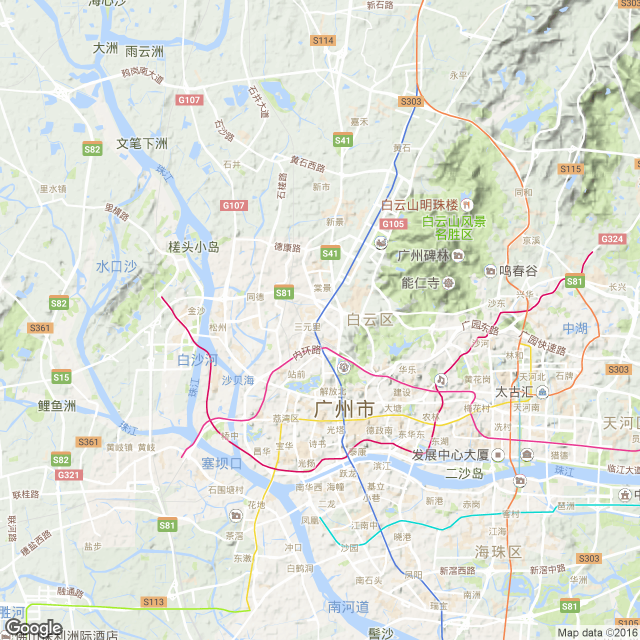
#> input picture plot/datafile/beijing.png, 1280 x 1280 px (shown at 1/2 size)
$ python google_map_api.py   (Python 2 division)
#> lines starting #> are read from the running program, lines starting #| are printed output that depends on the picture
# -*- coding:utf-8 -*-

import Image
import urllib
import numpy as np
from cStringIO import StringIO
import matplotlib.pyplot as plt
from PIL import Image

def Gmap(centerLat,centerLon,zoomS,pixelS,size,dark,saveAddress):
    # get the map .png of your interesting area
    url = 'http://maps.googleapis.com/maps/api/staticmap?sensor=false'\
    +'&size='+str(size)+'x'+str(size)+'&center='+str(centerLat)+','\
    +str(centerLon)+'&zoom='+str(zoomS)+'&scale='+str(pixelS)\
    +'&maptype=terrain' # satellite 卫星图
    if dark==True:
        url = url+'&style=feature:all|element:all|saturation:-10|lightness:20'
        print url
        # [8 lines of commented-out code are left out]

def latLonToPixelXY(lat,lon,zoomS):
    mapW = 256*2**zoomS+0.0
    mapH = 256*2**zoomS+0.0
    x = (lon+180)*(mapW/360)# get x value
    latRad = lat*np.pi/180# convert from degrees to radians
    mercN = np.log(np.tan((np.pi/4)+(latRad/2)))# get y value
    y = (mapH/2)-(mapW*mercN/(2*np.pi))
    return x,y

def sample(lis,amount):
    # 作图样本太多时用于抽样
    import random
    num_set = set()
    while(len(num_set)<amount):
        rnd = random.randint(0,len(lis)-1)
        num_set.add(rnd)
    return [lis[i] for i in num_set]

if __name__ == '__main__':
    # 输入区域坐标。以及大小
    filename = "./datafile/beijing.png"
    centerLat,centerLon = (23.157105,113.256031); scale = 12; pixelS = 2; size = 640
    #Gmap(centerLat,centerLon,scale,pixelS,size,True,'my_map.png')

    centX, centY = latLonToPixelXY(centerLat, centerLon, scale)
    data = {'23.157105_113.256031': 5,
            '23.190583_113.256031': 1,
            '23.110411_113.256031': 16}

    M = {}
    for x, y in data.items():
        lat, lon = map(float, x.split('_'))
        i, j = latLonToPixelXY(float(lat), float(lon), scale)
        i, j = size * pixelS / 2 + i - centX, size * pixelS / 2 - (j - centY)
        M[(i, j)] = y
    from PIL import Image
    im = Image.open(filename)#np.flipud(plt.imread(filename))
#> im is the input picture: PIL image 1280x1280 P; mean R, G, B 224.7, 228.3, 219.7
    ax = plt.subplot(111)
    ax.imshow(im)
    for x, y in M:
        ax.scatter(x, y, s=100 * M[(x, y)], facecolor='RoyalBlue', lw=1, alpha=0.7)
    ax.set_xlim(0, size * pixelS)
    ax.set_ylim(0, size * pixelS)
    plt.axis('off')
    # plt.show()
    plt.savefig('./datafile/beijingDots.png')
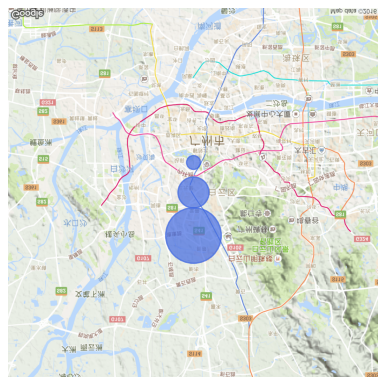
#> figure drawn by matplotlib, 1 panel
